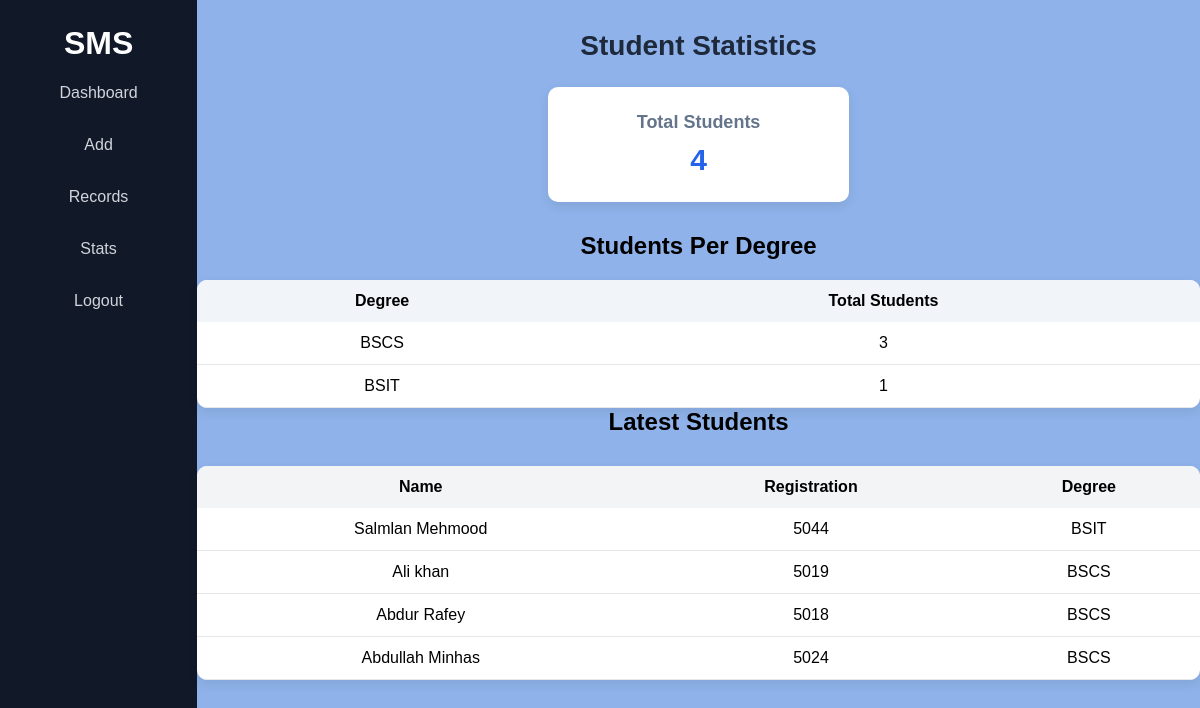
Screenshot of /stats (signed in) with the database file from the repository.
### app.py (models this page shows)
class Students(db.Model):
    id = db.Column(db.Integer, primary_key=True)
    name = db.Column(db.String(30), nullable = False)
    reg = db.Column(db.Integer, nullable = False, unique=True)
    phone = db.Column(db.String(12), unique=True)
    email = db.Column(db.String(30), nullable = False , unique=True)
    degree = db.Column(db.String(20), nullable = False)
    cnic = db.Column(db.String(20), nullable = False, unique=True)
    photo = db.Column(db.String(20), nullable=False)

### app.py (the view)
@app.route("/stats")
def stats():
    if "user_name" not in session:
        return redirect(url_for("login"))
    total_students = Students.query.count()
    degree_stats = db.session.query(
        Students.degree,
        func.count(Students.id)
    ).group_by(Students.degree).all()
    latest_students = Students.query.order_by(Students.id.desc()).limit(5).all()
    return render_template(
        "stats.html",
        total_students=total_students,
        degree_stats=degree_stats,
        latest_students=latest_students
    )

### templates/stats.html (shortened to what this page needs)
{% extends 'base.html' %}
{% block content %}
<div class="stats-container">
<h1 class="stats-title">Student Statistics</h1>
<div class="stats-cards">
<div class="stat-card">
<h3>Total Students</h3>
<p>{{ total_students }}</p>
</div>
</div>
<h2>Students Per Degree</h2>
<table class="stats-table">
<tr>
<th>Degree</th>
<th>Total Students</th>
</tr>
{% for degree, count in degree_stats %}
<tr>
<td>{{ degree }}</td>
<td>{{ count }}</td>
</tr>
{% endfor %}
</table>
<h2>Latest Students</h2>
<table class="latest-table">
<tr>
<th>Name</th>
<th>Registration</th>
<th>Degree</th>
</tr>
{% for student in latest_students %}
<tr>
<td>{{ student.name }}</td>
<td>{{ student.reg }}</td>
<td>{{ student.degree }}</td>
</tr>
{% endfor %}
</table>
</div>
{% endblock content %}

### static/style.css (style rules this page uses)
* { margin: 0; padding: 0; box-sizing: border-box; font-family: Arial; }
body { display: flex; background: #ffffff; }
body { font-family: Arial, sans-serif; background: #8eb2e9; margin: 0; padding: 0; text-align: center; }
.stats-container { width: 85%; margin: 30px auto; }
.stats-title { text-align: center; font-size: 28px; margin-bottom: 25px; color: #1e293b; }
.stats-cards { display: flex; justify-content: center; margin-bottom: 30px; }
.stat-card { background: white; width: 30%; padding: 25px; border-radius: 10px; box-shadow: 0 4px 12px rgba(0,0,0,0.08); text-align: center; }
.stat-card h3 { font-size: 18px; color: #64748b; margin-bottom: 10px; }
.stat-card p { font-size: 30px; font-weight: bold; color: #2563eb; }
.stats-table { width: 100%; border-collapse: collapse; background: white; box-shadow: 0 4px 12px rgba(0,0,0,0.08); border-radius: 10px; overflow: hidden; margin-top: 20px; }
.stats-table th { background: #f1f5f9; padding: 12px; text-align: center; font-weight: bold; }
.stats-table td { padding: 12px; text-align: center; border-bottom: 1px solid #e5e7eb; }
.latest-table { width: 100%; margin-top: 30px; border-collapse: collapse; background: white; box-shadow: 0 4px 12px rgba(0,0,0,0.08); border-radius: 10px; overflow: hidden; }
.latest-table th { background: #f3f4f6; padding: 12px; text-align: center; }
.latest-table td { padding: 12px; text-align: center; border-bottom: 1px solid #e5e7eb; }

### rows the page displays
Students: degree "BSCS", id "3", name "Abdur Rafey", reg "5018"
Students: name "Salmlan Mehmood", reg "5044", degree "BSIT"
Students: name "Ali khan", reg "5019", degree "BSCS"
Students: name "Abdullah Minhas", reg "5024", degree "BSCS"

### other values shown
{{ total_students }} "4"
{{ degree }} "BSIT"
{{ count }} "1"
